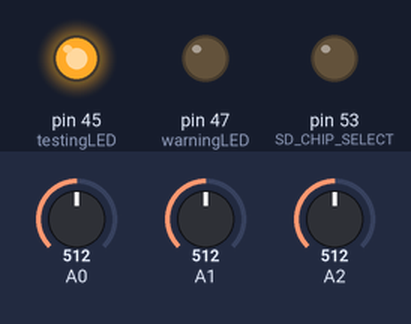
A sketch run on a simulated Arduino Mega 2560, built with avr-gcc and run on an emulated ATmega2560. Shown: output pins drawn as LEDs (lit = HIGH). The inputs (shaded band) are chosen by the test bench; at power-on: A0 = 512, A1 = 512, A2 = 512. Storage starts empty.

Above: at 0.5 s.
At 4.2 s:
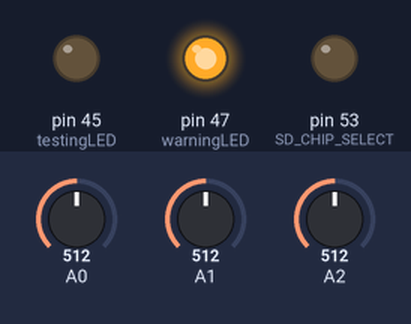
At 8.8 s:
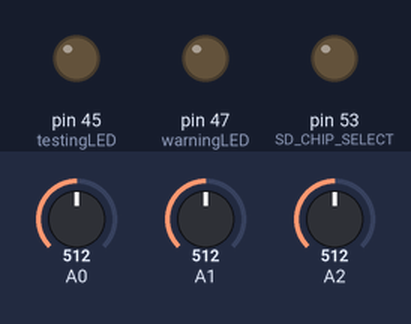
Timing chart, 0 to 9.1 s (numbered marks = the images above):
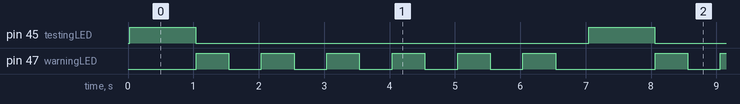

The sketch:

PayloadAccelCal.ino
```cpp
#include <SD.h>
#include <SPI.h>

//Pin Definitions
const int xInput = A0;
const int yInput = A1;
const int zInput = A2;

const int testingLED = 45;
const int warningLED = 47;


//Raw Ranges
volatile int xRawMin = 512;
volatile int xRawMax = 512;
volatile int yRawMin = 512;
volatile int yRawMax = 512;
volatile int zRawMin = 512;
volatile int zRawMax = 512;

const int sampleSize = 10;
File datafile;
// SD CARD
const int SD_CHIP_SELECT = 53;
String SDdataBuffer = ""; // data string to be written to SD card.
char filename[] = "testfile.txt";


void setup() {
  // put your setup code here, to run once:
  analogReference(EXTERNAL);
  pinMode(testingLED,OUTPUT);
  pinMode(warningLED,OUTPUT);
  pinMode(SD_CHIP_SELECT, OUTPUT);
  if(!SD.begin(SD_CHIP_SELECT)) {
    digitalWrite(warningLED,HIGH);
  }
}


void loop() {
  datafile = SD.open(filename, FILE_WRITE);
  if(datafile) {
    int i = 0;
    digitalWrite(testingLED,HIGH);

    int xRaw = ReadAxis(xInput);
    int yRaw = ReadAxis(yInput);
    int zRaw = ReadAxis(zInput);

    AutoCalibrate(xRaw, yRaw, zRaw);


    delay(1000);
    digitalWrite(testingLED,LOW);

    datafile.print("Raw Ranges: X: ");
    datafile.print(xRawMin);
    datafile.print("-");
    datafile.print(xRawMax);
    datafile.print(", Y: ");
    datafile.print(yRawMin);
    datafile.print("-");
    datafile.print(yRawMax);
    datafile.print(", Z: ");
    datafile.print(zRawMin);
    datafile.print("-");
    datafile.print(zRawMax);
    datafile.println();
    datafile.print(xRaw);
    datafile.print(", ");
    datafile.print(yRaw);
    datafile.print(", ");
    datafile.print(zRaw);
    datafile.close();
    while(i < 6){
      digitalWrite(warningLED,HIGH);
      delay(500);
      digitalWrite(warningLED,LOW);
      delay(500);
      i++;
    }
  }
  else {
    digitalWrite(testingLED, HIGH);
  }
}

int ReadAxis(int axisPin)
{
  long reading = 0;
  analogRead(axisPin);
  delay(1);
  for (int i = 0; i < sampleSize; i++)
  {
    reading += analogRead(axisPin);
  }
  return reading / sampleSize;
}

void AutoCalibrate(int xRaw, int yRaw, int zRaw)
{
  if (xRaw < xRawMin)
  {
    xRawMin = xRaw;
  }
  if (xRaw > xRawMax)
  {
    xRawMax = xRaw;
  }
  if (yRaw < yRawMin)
  {
    yRawMin = yRaw;
  }
  if (yRaw > yRawMax)
  {
    yRawMax = yRaw;
  }
  if (zRaw < zRawMin)
  {
    zRawMin = zRaw;
  }
  if (zRaw > zRawMax)
  {
    zRawMax = zRaw;
  }
}
```

Measured:
- by itself, pin 45 (testingLED): alternates HIGH for 1.0 s and LOW for 6.0 s
- by itself, pin 47 (warningLED): repeats every 7.0 s: 5 × (LOW 0.50 s, HIGH 0.50 s), LOW 1.5 s, HIGH 0.50 s
- by itself, everything shown: repeats every 7.0 s, in 13 steps
